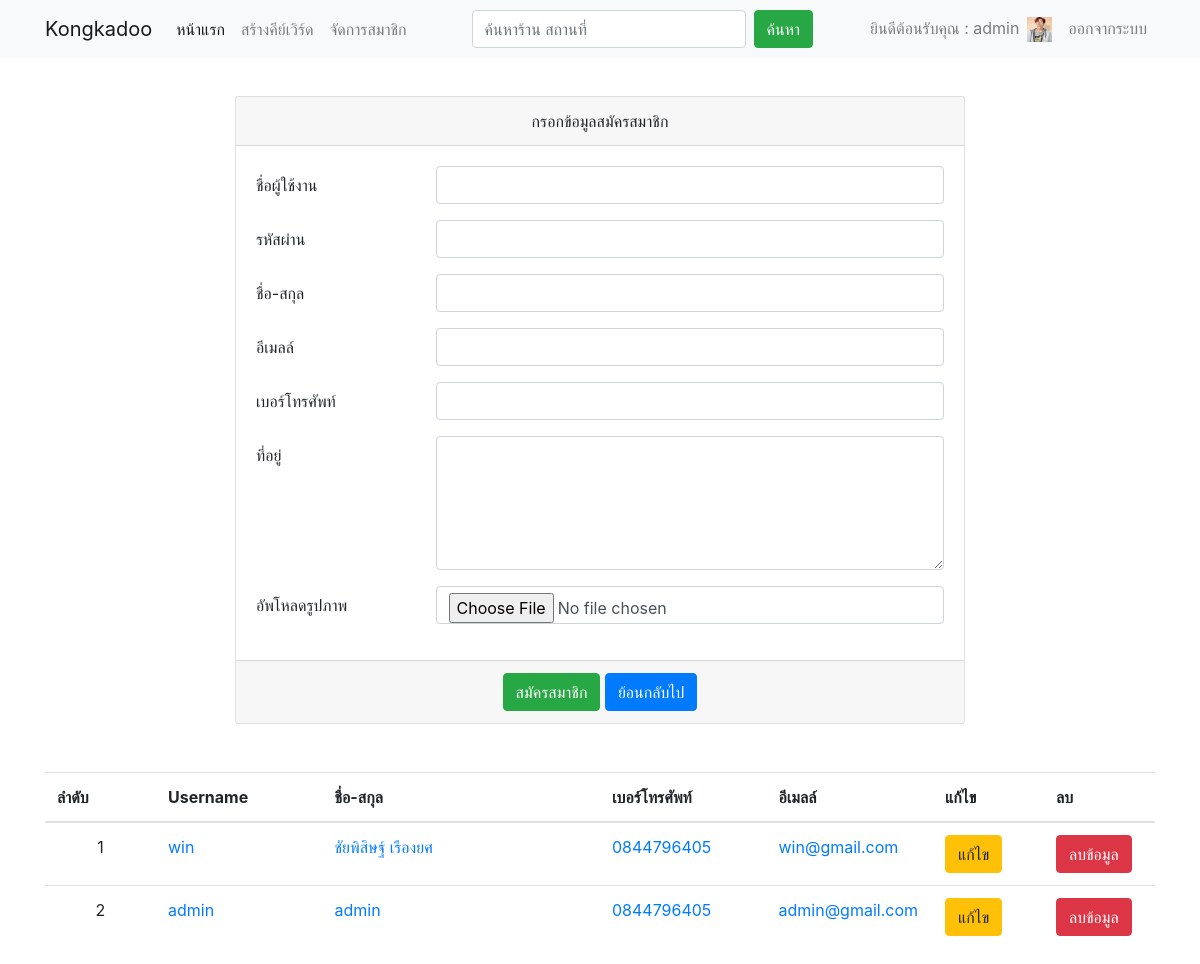
/register_admin.php (signed in), run on an earlier commit of the app's database.
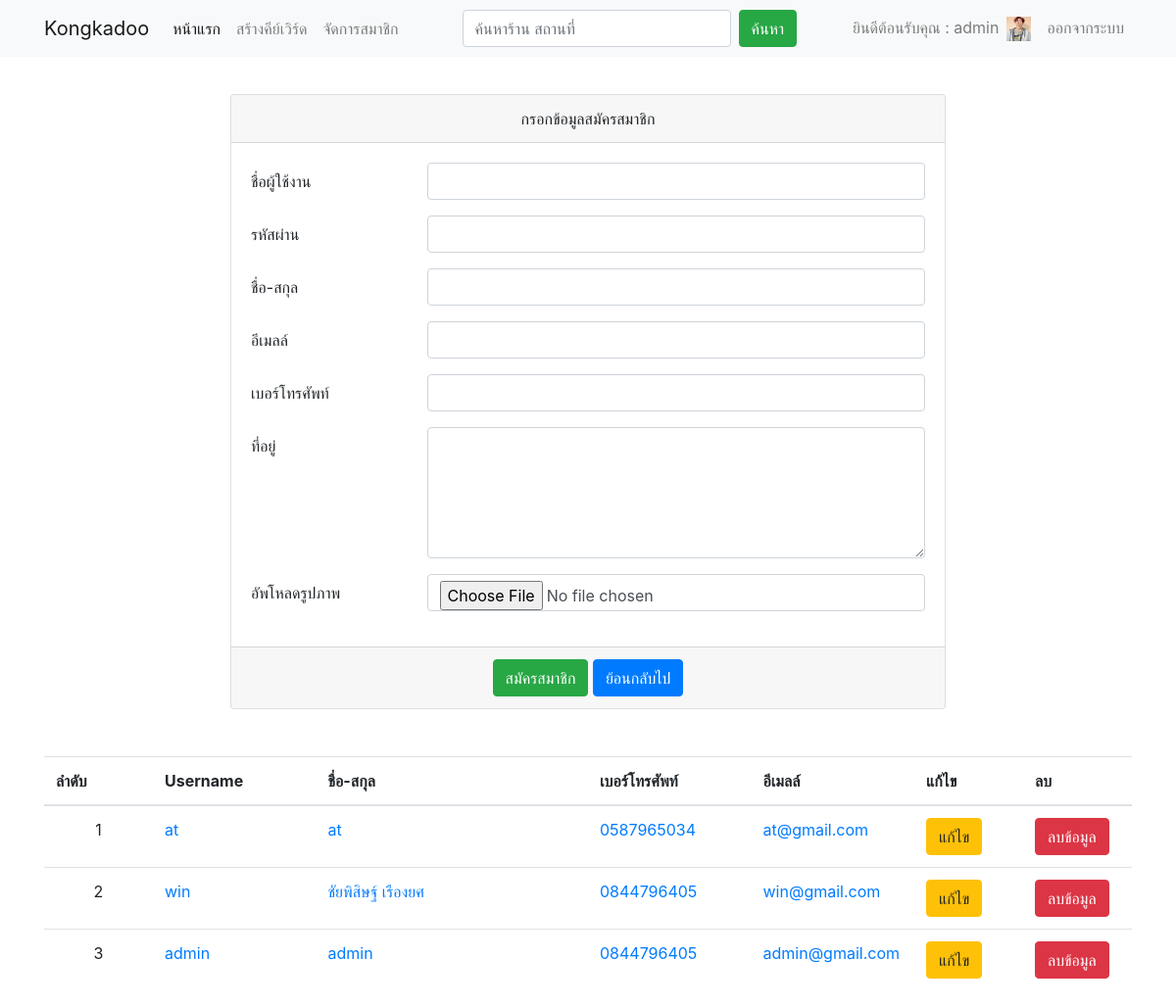
And on a later commit of the database.
### tables this page shows
CREATE TABLE `member` (
  `idmember` int(11) NOT NULL,
  `username` varchar(255) NOT NULL,
  `password` varchar(255) NOT NULL,
  `fullname` varchar(255) NOT NULL,
  `email` varchar(255) NOT NULL,
  `phone` varchar(10) NOT NULL,
  `address` varchar(255) NOT NULL,
  `pic` varchar(255) NOT NULL
);

### register_admin.php (the view, shortened to what the changed rows need)
<?php session_start();
$idusername = $_SESSION["idusername"];
include 'header.php';
if ($idusername == "admin") {
    $sql = 'SELECT * FROM member  ORDER BY idmember desc';
} else {
    $sql = 'SELECT * FROM member WHERE username="' . $idusername . '" ORDER BY idmember desc';
}
$result = mysql_query($sql) or die(mysql_error());
$i = 1;
?>
<br><br>
<br>
<br>
<div class="container">
    <div class="row">
        <div class="col">
            <table class="table">
                <thead>
                    <tr>
                        <th class="style1" scope="col">ลำดับ</th>
                        <th scope="col" width="15%">Username</th>
                        <th scope="col" width="25%">ชื่อ-สกุล</th>
                        <th scope="col" width="15%">เบอร์โทรศัพท์</th>
                        <th scope="col" width="15%">อีเมลล์</th>
                        <th scope="col" width="10%">แก้ไข</th>
                        <th scope="col" width="10%">ลบ</th>
                    </tr>
                </thead>
                <tbody>
                    <?php
while ($row = mysql_fetch_assoc($result)) {
    echo "<tr>";
    echo "<td ><div align='center'>" . $i . "</div></td>";
    echo "<td ><a href='member_profile.php?idmember=" . $row['username'] . "'><div >" . $row['username'] . "</a></div></td>";
    echo "<td><a href='member_profile.php?idmember=" . $row['username'] . "'>" . $row['fullname'] . "</a></td>";
    echo "<td><a href='member_profile.php?idmember=" . $row['username'] . "'>" . $row['phone'] . "</a></td>";
    echo "<td><a href='member_profile.php?idmember=" . $row['username'] . "'>" . $row['email'] . "</a></td>";
    echo "<td><div ><a class='btn btn-warning' role='button' href='manage_member_update.php?idmember=" . $row['username'] . "'>แก้ไข</a></div></td>";
    echo "<td><div ><a class='btn btn-danger' role='button' href='manage_member_delete.php?idmember=" . $row['username'] . "' onClick=\"return confirm('ต้องการลบข้อมูล " . $row['fullname'] . "?');\"> ลบข้อมูล </a></div></td>";
    $i++;
}
?>
        </div>
<?php include 'footer.php';?>

What changed in the data, as far as the page shows it:
added member: username "at", fullname "at", phone "0587965034", email "at@gmail.com"
